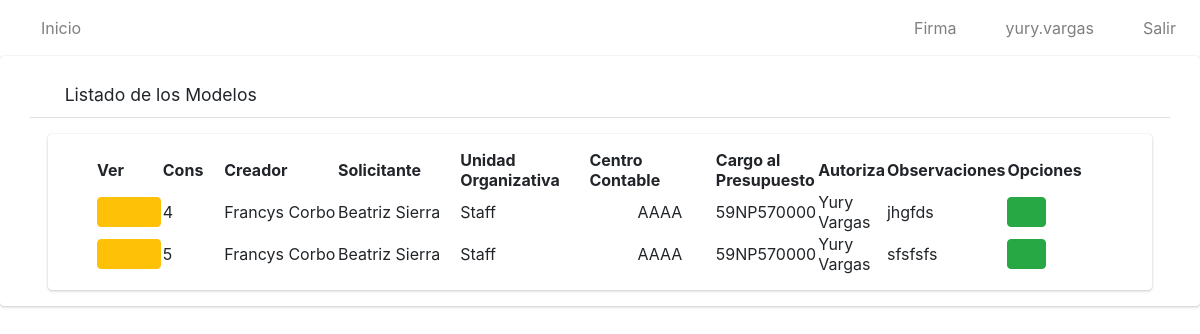
/listar_modelos/ (signed in), run on an earlier commit of the app's database.
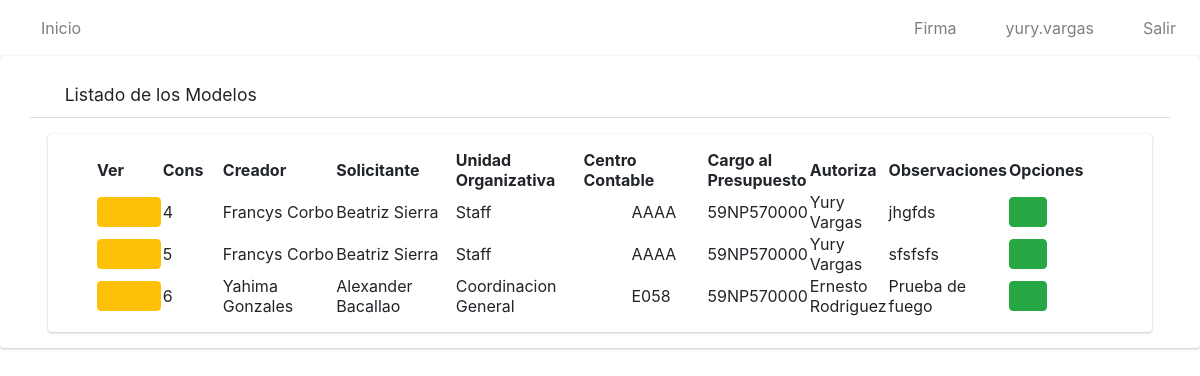
And on a later commit of the database.
### app/models.py (models this page shows, shortened)
class Modelo(models.Model):
    nombre=models.CharField(max_length=50)
    solicitante=models.CharField(max_length=50)
    unidad_organizativa=models.CharField(max_length=100)
    c_contable=models.CharField(max_length=4)
    consec=models.IntegerField()
    solicitudes=models.ManyToManyField(Solicitud)
    parleg=models.CharField(max_length=20)
    autoriza=models.CharField(max_length=50)
    cargo_presupuesto=models.CharField(max_length=20)
    observaciones = models.CharField(max_length=500)
    estado=models.CharField(max_length=10)

### app/views.py (the view)
# urls.py: path('listar_modelos/', ModeloListView.as_view(), name='listarMod'),
class ModeloListView(ListView):
    model = Modelo
    template_name = 'modelos/listar.html'
    @method_decorator(login_required)
    def dispatch(self, request, *args, **kwargs):
        return super().dispatch(request,*args,** kwargs)
    def get_context_data(self, **kwargs):
        context = super().get_context_data(**kwargs)
        lista_solicitantes=[]
        modelos=Modelo.objects.all()
        context['title'] = "Listado de Solicitudes"
        context['object_list'] = Modelo.objects.all().filter(estado="ok")
        return context

### app/templates/modelos/listar.html (shortened to what this page needs)
{% extends 'base.html' %}
{% load static %}
{% block content %}
    <div class=" card card-default">
        <div class="card-header px-3 mb-3 mt-3 container">
            <h3 class="card-title">
            <i class="fas fa-search"></i>
                Listado de los Modelos
            </h3>
            </div>
        <div class="card card-body content-header mx-5 px-5">
            <table id="myTable" class="display" style="width: 100%;">
                <thead>
                    <tr>
                        <th>Ver</th>
                        <th style="width: 2cm">Cons</th>
                        <th>Creador</th>
                        <th>Solicitante</th>
                        <th>Unidad Organizativa</th>
                        <th>Centro Contable</th>
                        <th>Cargo al Presupuesto</th>
                        <th>Autoriza</th>
                        <th>Observaciones</th>
                        <th style="width: 3cm">Opciones</th>
                    </tr>
                </thead>
                <tbody>
                    {% for i in object_list %}
                    <tr>
                        <td style="width: 1cm"><a href="{% url 'solicitudModel' i.id%}" type="button" class="btn btn-warning">
                    <i class="fas fa-eye" style="width: 1cm"></i>
                </a></td>
                        <td style="width: 20px;">{{i.consec}}</td>
                        <td style="width: 150px;">{{i.nombre}}</td>
                        <td style="width: 150px;">{{i.solicitante}}</td>
                        <td style="width: 150px;">{{i.unidad_organizativa}}</td>
                        <td style="width: 150px;"><div class="pl-5">{{i.c_contable}}</div></td>
                        <td>{{i.cargo_presupuesto}}</td>
                        <td>{{i.autoriza}}</td>
                        <td>{{i.observaciones}}</td>
                        <td>
                {% if perms.app.view_modelo %}
                <a href="{% url 'modelo_pdf' i.id %}" type="button" class="btn btn-success">
                    <i class="fas fa-download"></i>
                </a>
                {% endif %}
                        </td>
                    </tr>
                    {% endfor %}
                </tbody>
            </table>
        </div>
    </div>
{% endblock %}

What changed in the data, as far as the page shows it:
added Modelo: consec "6", nombre "Yahima Gonzales", solicitante "Alexander Bacallao", unidad_organizativa "Coordinacion General", c_contable "E058", cargo_presupuesto "59NP570000", autoriza "Ernesto Rodriguez", observaciones "Prueba de fuego"
